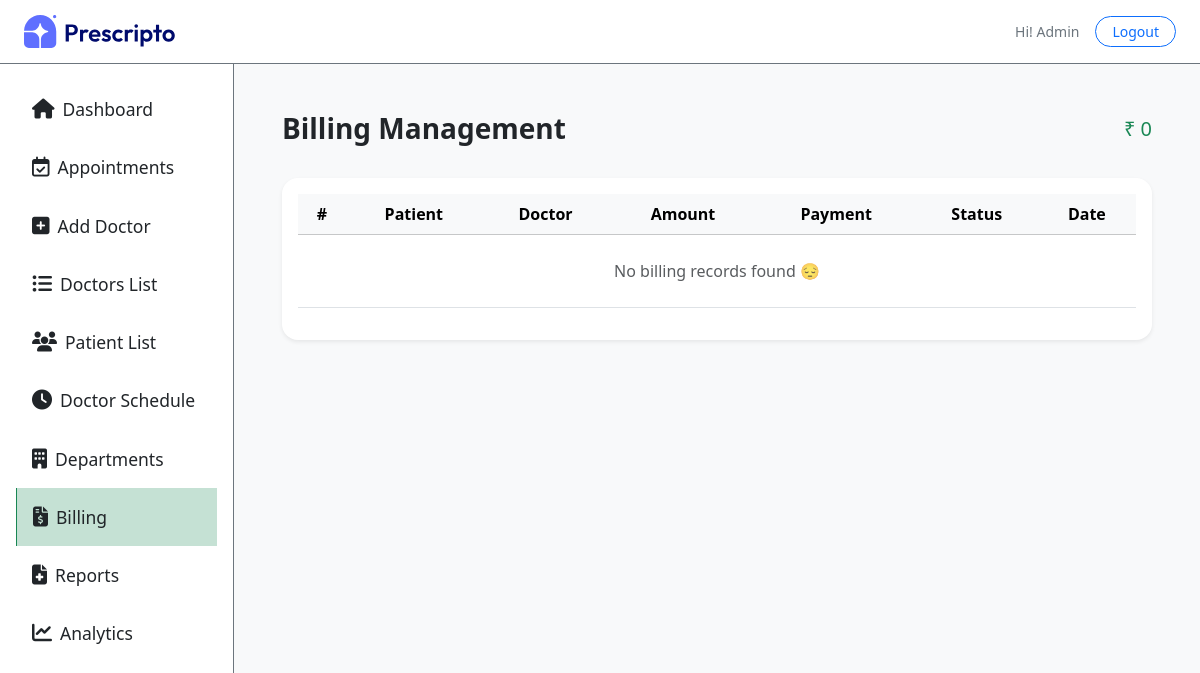
Page /billing/ (signed in) on the earlier database version.
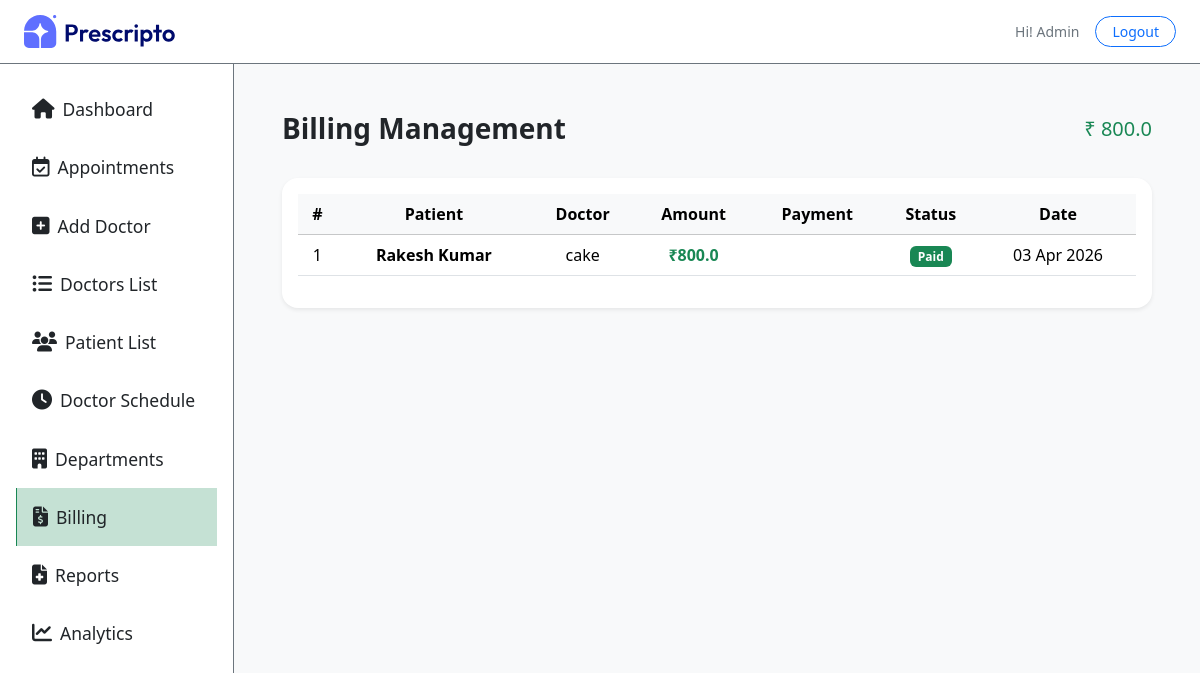
Same page on the later database version.
### appointment/models.py (models this page shows, shortened)
class Billing(models.Model):
    PAYMENT_STATUS = (
        ('Paid', 'Paid'),
        ('Unpaid', 'Unpaid'),
    )
    appointment = models.OneToOneField(Appointment, on_delete=models.CASCADE)  # 🔥 IMPORTANT
    amount = models.FloatField()
    payment_status = models.CharField(max_length=10, choices=PAYMENT_STATUS, default='Unpaid')
    created_at = models.DateTimeField(auto_now_add=True)

class Appointment(models.Model):
    STATUS_CHOICES = (
        ('Pending', 'Pending'),
        ('Approved', 'Approved'),
        ('Cancelled', 'Cancelled'),
    )
    PAYMENT_METHOD = (
        ('Cash', 'Cash'),
        ('Online', 'Online'),
    )
    user = models.ForeignKey(
        Patients,
        on_delete=models.CASCADE,
        related_name='appointments'   # ✅ IMPORTANT
    )
    doctor = models.ForeignKey(Doctor, on_delete=models.CASCADE)
    appointment_date = models.DateField()
    appointment_time = models.TimeField()
    status = models.CharField(max_length=10, choices=STATUS_CHOICES, default='Pending')
    payment_method = models.CharField(max_length=10, choices=PAYMENT_METHOD, default='Cash')
    is_billed = models.BooleanField(default=False)
    created_at = models.DateTimeField(auto_now_add=True)

class Patients(models.Model):
    username = models.CharField(max_length=100)
    email = models.EmailField()
    password = models.CharField(max_length=100)
    phone = models.CharField(max_length=15, blank=True)
    city = models.CharField(max_length=100, blank=True)
    address = models.TextField(blank=True)
    profile_image = CloudinaryField('image', folder='patients_image')

class Doctor(models.Model):
    image = CloudinaryField('image', folder='doctor_image')
    name = models.CharField(max_length=100)
    email = models.EmailField()
    username = models.CharField(max_length=255, unique=True)
    password = models.CharField(max_length=100)
    experience = models.IntegerField()
    fees = models.FloatField()
    category = models.ForeignKey(Category, on_delete=models.CASCADE)
    degree = models.CharField(max_length=50)
    about = models.TextField()
    address = models.TextField()
    available = models.BooleanField(default=True)

### appointment/views.py (the view)
# urls.py: path('billing/', views.billing, name='billing'),
@login_required(login_url='/dash_login')
@staff_member_required
def billing(request):
    bills = Billing.objects.select_related(
        'appointment__user',
        'appointment__doctor'
    ).order_by('-created_at')
    total_revenue = bills.filter(
        payment_status='Paid'
    ).aggregate(total=Sum('amount'))['total'] or 0
    context = {
        'bills': bills,
        'total_revenue': total_revenue,
        'action': 'billing',
        "role": "admin"
    }
    return render(request, 'dashboard/billing.html', context)

### templates/dashboard/billing.html (shortened to what this page needs)
{% extends "dashboard/layout.html" %}
{% load static %}
{% block contant %}
    <section class="p-5 bg-light" style="width: 100%;">
        <div class="d-flex justify-content-between align-items-center mb-4" data-aos="fade-down">
            <h3 class="fw-bold">Billing Management</h3>
            <h5 class="text-success">₹ {{ total_revenue|default:"0" }}</h5>
        </div>
        <div class="bg-white rounded-4 shadow-sm p-3" data-aos="fade-up">
            <table class="table align-middle text-center">
                <thead class="table-light">
                    <tr>
                        <th>#</th>
                        <th>Patient</th>
                        <th>Doctor</th>
                        <th>Amount</th>
                        <th>Payment</th>
                        <th>Status</th>
                        <th>Date</th>
                    </tr>
                </thead>
                <tbody>
                    {% for bill in bills %}
                    <tr>
                        <td>{{ forloop.counter }}</td>
                        <td class="fw-semibold">
                            {{ bill.appointment.user.username }}
                        </td>
                        <td>
                            {{ bill.appointment.doctor.name }}
                        </td>
                        <td class="text-success fw-bold">
                            ₹{{ bill.amount }}
                        </td>
                        <td>
                        </td>
                        <td>
                            {% if bill.payment_status == 'Paid' %}
                                <span class="badge bg-success">Paid</span>
                            {% else %}
                                <span class="badge bg-danger">Unpaid</span>
                            {% endif %}
                        </td>
                        <td>
                            {{ bill.created_at|date:"d M Y" }}
                        </td>
                    </tr>
                    {% empty %}
                    <tr>
                        <td colspan="7" class="text-muted py-4">
                            No billing records found 😔
                        </td>
                    </tr>
                    {% endfor %}
                </tbody>
            </table>
        </div>
    </section>
{% endblock contant %}

### templates/dashboard/layout.html (shortened to what this page needs)
<!DOCTYPE html>
<html lang="en">
<head>
    <link href="https://cdn.jsdelivr.net/npm/bootstrap@5.3.3/dist/css/bootstrap.min.css" rel="stylesheet" />
    <link href="https://cdnjs.cloudflare.com/ajax/libs/font-awesome/5.15.3/css/all.min.css" rel="stylesheet" />
    <link rel="stylesheet" href="https://cdnjs.cloudflare.com/ajax/libs/font-awesome/6.7.2/css/all.min.css" />
    <link href="https://unpkg.com/aos@2.3.4/dist/aos.css" rel="stylesheet">
</head>
{% load static %}
<body>
    <header class="d-flex justify-content-between align-items-center border-bottom border-secondary px-4"
        style="height: 64px;">
        <div class="d-flex align-items-center position-relative">
            <a href="{% url "dash_admin" %}">
                <img src="{% static "assets/assets_frontend/logo.svg" %}" alt="GreenCart logo icon with green color" width='70%'>
            </a>
        </div>
        <div class="d-flex align-items-center gap-3 text-secondary small">
            {% if role == 'admin' %}
                <span class="text-capitalize">Hi! {{  request.session.username  }}</span>
            {% else %}
                <span>Hi! {{ doctor.name }}</span>
            {% endif %}
            <a href="{% url "dash_logout" %}" class="btn btn-outline-primary btn-sm rounded-pill px-3 py-1">Logout</a>
        </div>
    </header>
    <main class="d-flex" style="min-height: calc(100vh - 64px);">
        {% if role == 'admin' %}
            <nav id="sidebar" class="border-end border-secondary p-3" style="width: 18rem;">
                <a href="{% url "dash_admin" %}" class="nav-link d-flex align-items-center gap-2 p-3 fs-5 text-dark {% if action == 'admin' %}bg-success bg-opacity-25 border-start border-success fw-medium{% endif %}">
                    <i class="fa-solid fa-house"></i> <span class='small'>Dashboard</span>
                </a>
                <a href="{% url "appointments" %}" class="nav-link d-flex align-items-center gap-2 p-3 fs-5 text-dark {% if action == 'appointments' %}bg-success bg-opacity-25 border-start border-success fw-medium{% endif %}">
                    <i class="fa-regular fa-calendar-check"></i> <span class='small'>Appointments</span>
                </a>
                <a href="{% url "add_doctor" %}" class="nav-link d-flex align-items-center gap-2 p-3 fs-5 text-dark {% if action == 'add_doctor' %}bg-success bg-opacity-25 border-start border-success fw-medium{% endif %}">
                    <i class="fas fa-plus-square"></i> <span class='small'>Add Doctor</span>
                </a>
                <a href="{% url "doctor_list" %}" class="nav-link d-flex align-items-center gap-2 p-3 fs-5 text-dark {% if action == 'doctor_list' %}bg-success bg-opacity-25 border-start border-success fw-medium{% endif %}">
                    <i class="fas fa-list-ul"></i> <span class='small'>Doctors List</span>
                </a>
                <a href="{% url "patient_list" %}" class="nav-link d-flex align-items-center gap-2 p-3 fs-5 text-dark {% if action == 'patient_list' %}bg-success bg-opacity-25 border-start border-success fw-medium{% endif %}">
                    <i class="fa-solid fa-users"></i> <span class='small'>Patient List</span>
                </a>
                <a href="" class="nav-link d-flex align-items-center gap-2 p-3 fs-5 text-dark {% if action == 'doctor_schedule' %}bg-success bg-opacity-25 border-start border-success fw-medium{% endif %}">
                    <i class="fa-solid fa-clock"></i> <span class='small'>Doctor Schedule</span>
                </a>
                <a href="" class="nav-link d-flex align-items-center gap-2 p-3 fs-5 text-dark {% if action == 'department_list' %}bg-success bg-opacity-25 border-start border-success fw-medium{% endif %}">
                    <i class="fa-solid fa-building"></i> <span class='small'>Departments</span>
                </a>
                <a href="{% url 'billing' %}" class="nav-link d-flex align-items-center gap-2 p-3 fs-5 text-dark {% if action == 'billing' %}bg-success bg-opacity-25 border-start border-success fw-medium{% endif %}">
                    <i class="fa-solid fa-file-invoice-dollar"></i> <span class='small'>Billing</span>
                </a>
                <a href="" class="nav-link d-flex align-items-center gap-2 p-3 fs-5 text-dark {% if action == 'reports' %}bg-success bg-opacity-25 border-start border-success fw-medium{% endif %}">
                    <i class="fa-solid fa-file-medical"></i> <span class='small'>Reports</span>
                </a>
                <a href="" class="nav-link d-flex align-items-center gap-2 p-3 fs-5 text-dark {% if action == 'analytics' %}bg-success bg-opacity-25 border-start border-success fw-medium{% endif %}">
                    <i class="fa-solid fa-chart-line"></i> <span class='small'>Analytics</span>
                </a>
            </nav>
        {% endif %}
        {% block contant %}
        {% endblock %}
    </main>
</body>
</html>

Differences in the rows shown:
added Billing: appointment.user.username "Rakesh Kumar", appointment.doctor.name "cake", amount "800.0", payment_status "Paid", created_at "03 Apr 2026"
Other differences:
{{ total_revenue|default:"0" }}: "0" → "800.0"
text no longer shown: "No billing records found 😔"
